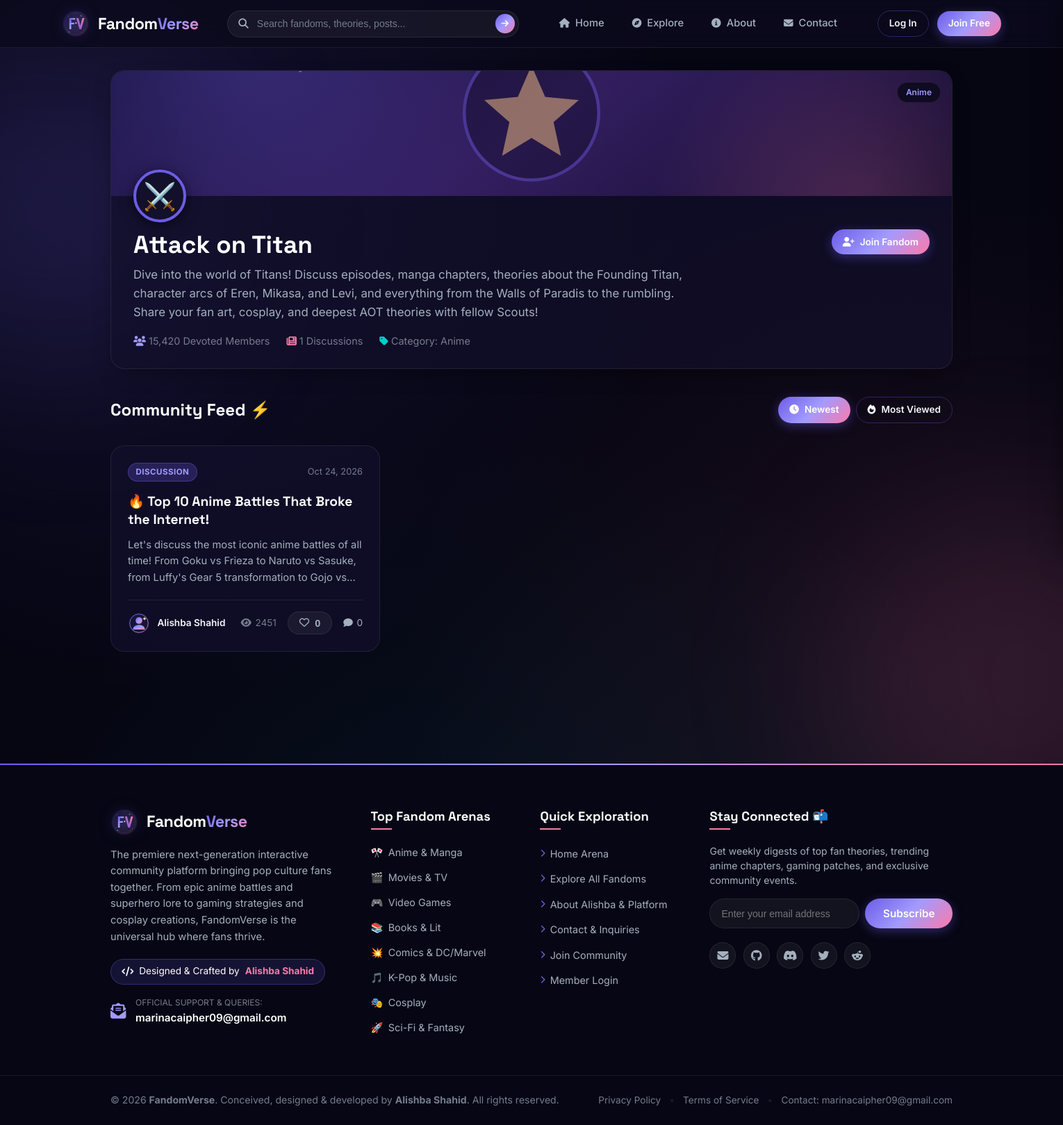
/fandom/attack-on-titan, run on the app's committed database.
### app.py (models this page shows, shortened)
class Fandom(db.Model):
    id = db.Column(db.Integer, primary_key=True)
    name = db.Column(db.String(100), unique=True, nullable=False, index=True)
    slug = db.Column(db.String(120), unique=True, nullable=False, index=True)
    description = db.Column(db.Text, nullable=False)
    category = db.Column(db.String(50), nullable=False)  # anime, movies, games, tv, books, comics, music, kpop
    cover_image = db.Column(db.String(300), default='/static/images/default-fandom.svg')
    icon_emoji = db.Column(db.String(10), default='⭐')
    member_count = db.Column(db.Integer, default=0)
    is_featured = db.Column(db.Boolean, default=False)
    created_at = db.Column(db.DateTime, default=datetime.utcnow)
    posts = db.relationship('Post', backref='fandom', lazy='dynamic', cascade='all, delete-orphan')

class Post(db.Model):
    id = db.Column(db.Integer, primary_key=True)
    title = db.Column(db.String(200), nullable=False)
    content = db.Column(db.Text, nullable=False)
    post_type = db.Column(db.String(20), default='discussion')  # discussion, theory, fanart, review, meme, cosplay
    image_url = db.Column(db.String(300))
    views = db.Column(db.Integer, default=0)
    is_pinned = db.Column(db.Boolean, default=False)
    created_at = db.Column(db.DateTime, default=datetime.utcnow)
    updated_at = db.Column(db.DateTime, default=datetime.utcnow, onupdate=datetime.utcnow)
    author_id = db.Column(db.Integer, db.ForeignKey('user.id'), nullable=False)
    fandom_id = db.Column(db.Integer, db.ForeignKey('fandom.id'), nullable=False)
    comments = db.relationship('Comment', backref='post', lazy='dynamic', cascade='all, delete-orphan')
    likes = db.relationship('Like', backref='post', lazy='dynamic', cascade='all, delete-orphan')
    tags = db.relationship('Tag', secondary=post_tags, backref=db.backref('posts', lazy='dynamic'))
    @property
    def like_count(self):
        return self.likes.count()
    @property
    def comment_count(self):
        return self.comments.count()

class User(UserMixin, db.Model):
    id = db.Column(db.Integer, primary_key=True)
    username = db.Column(db.String(80), unique=True, nullable=False, index=True)
    email = db.Column(db.String(120), unique=True, nullable=False, index=True)
    password_hash = db.Column(db.String(256), nullable=False)
    display_name = db.Column(db.String(100))
    bio = db.Column(db.Text, default='')
    avatar_url = db.Column(db.String(300), default='/static/images/default-avatar.svg')
    role = db.Column(db.String(20), default='member')  # member, moderator, admin
    is_active = db.Column(db.Boolean, default=True)
    created_at = db.Column(db.DateTime, default=datetime.utcnow)
    last_seen = db.Column(db.DateTime, default=datetime.utcnow)
    posts = db.relationship('Post', backref='author', lazy='dynamic', cascade='all, delete-orphan')
    comments = db.relationship('Comment', backref='author', lazy='dynamic', cascade='all, delete-orphan')
    likes = db.relationship('Like', backref='user', lazy='dynamic', cascade='all, delete-orphan')
    joined_fandoms = db.relationship('Fandom', secondary=user_fandoms, backref=db.backref('members', lazy='dynamic'))

### app.py (the view)
@app.route('/fandom/<slug>')
def fandom_detail(slug):
    fandom = Fandom.query.filter_by(slug=slug).first_or_404()
    page = request.args.get('page', 1, type=int)
    sort = request.args.get('sort', 'newest')
    query = Post.query.filter_by(fandom_id=fandom.id)
    if sort == 'popular':
        query = query.order_by(Post.views.desc())
    elif sort == 'discussed':
        query = query.order_by(Post.created_at.desc())  # simplified
    else:
        query = query.order_by(Post.created_at.desc())
    posts = query.paginate(page=page, per_page=15, error_out=False)
    is_member = False
    if current_user.is_authenticated:
        is_member = fandom in current_user.joined_fandoms
    return render_template('fandom_detail.html', fandom=fandom, posts=posts, sort=sort, is_member=is_member)

### app.py (called while the page is built)
@app.context_processor
def inject_globals():
    categories = [
        {'name': 'Anime & Manga', 'slug': 'anime', 'icon': '🎌', 'color': '#e84393'},
        {'name': 'Movies & TV', 'slug': 'movies', 'icon': '🎬', 'color': '#6c5ce7'},
        {'name': 'Video Games', 'slug': 'games', 'icon': '🎮', 'color': '#00b894'},
        {'name': 'Books & Lit', 'slug': 'books', 'icon': '📚', 'color': '#fdcb6e'},
        {'name': 'Comics & DC/Marvel', 'slug': 'comics', 'icon': '💥', 'color': '#e17055'},
        {'name': 'K-Pop & Music', 'slug': 'kpop', 'icon': '🎵', 'color': '#a29bfe'},
        {'name': 'Cosplay', 'slug': 'cosplay', 'icon': '🎭', 'color': '#fd79a8'},
        {'name': 'Sci-Fi & Fantasy', 'slug': 'scifi', 'icon': '🚀', 'color': '#0984e3'},
    ]
    return dict(
        categories=categories,
        current_year=datetime.utcnow().year,
        site_name='FandomVerse'
    )

### templates/fandom_detail.html (shortened to what this page needs)
{% extends "base.html" %}
{% block content %}
<section class="section-wrapper" style="padding-top: 2rem;">
    <div class="container">
        <div style="background: var(--bg-card); border: 1px solid var(--border-glass); border-radius: var(--radius-lg); overflow: hidden; margin-bottom: 2.5rem; box-shadow: var(--shadow-card);">
            <div style="height: 180px; background: linear-gradient(135deg, #1b1640 0%, #3a2266 50%, #0d0a27 100%); position: relative; padding: 1.5rem; display: flex; align-items: flex-end;">
                <img src="{{ url_for('static', filename='images/default-fandom.svg') }}" alt="{{ fandom.name }}" style="position: absolute; inset: 0; width: 100%; height: 100%; object-fit: cover; opacity: 0.45;" loading="lazy">
                <span class="fandom-category-badge" style="position: absolute; top: 1rem; right: 1rem;">
                    {{ fandom.category | capitalize }}
                </span>
                <div style="width: 76px; height: 76px; border-radius: 50%; background: #12102b; border: 4px solid var(--primary); display: flex; align-items: center; justify-content: center; font-size: 2.4rem; position: absolute; bottom: -38px; left: 2rem; box-shadow: 0 4px 20px rgba(0,0,0,0.6); z-index: 2;">
                    {{ fandom.icon_emoji }}
                </div>
            </div>
            <div style="padding: 3rem 2rem 1.75rem; display: flex; justify-content: space-between; align-items: flex-start; flex-wrap: wrap; gap: 1.5rem;">
                <div style="flex: 1; min-width: 280px;">
                    <h1 style="font-size: 2.2rem; margin-bottom: 0.5rem; color: #fff;">{{ fandom.name }}</h1>
                    <p style="color: var(--text-muted); font-size: 1.05rem; line-height: 1.6; max-width: 800px; margin-bottom: 1rem;">
                        {{ fandom.description }}
                    </p>
                    <div style="display: flex; gap: 1.5rem; font-size: 0.9rem; color: var(--text-dim); flex-wrap: wrap;">
                        <span><i class="fas fa-users" style="color: var(--primary-light);"></i> {{ '{:,}'.format(fandom.member_count) }} Devoted Members</span>
                        <span><i class="fas fa-newspaper" style="color: var(--accent-pink);"></i> {{ fandom.posts.count() }} Discussions</span>
                        <span><i class="fas fa-tag" style="color: var(--accent-cyan);"></i> Category: {{ fandom.category | capitalize }}</span>
                    </div>
                </div>
                <div style="display: flex; gap: 0.75rem; align-items: center; flex-wrap: wrap;">
                    {% if current_user.is_authenticated %}
                        <form action="{{ url_for('join_fandom', slug=fandom.slug) }}" method="POST">
                            {% if is_member %}
                                <button type="submit" class="btn btn-outline btn-sm" style="border-color: #ff7675; color: #ff7675;">
                                    <i class="fas fa-check"></i> Joined (Leave)
                                </button>
                            {% else %}
                                <button type="submit" class="btn btn-gradient btn-sm glow-btn">
                                    <i class="fas fa-plus"></i> Join Fandom
                                </button>
                            {% endif %}
                        </form>
                        <a href="{{ url_for('create_post', fandom_id=fandom.id) }}" class="btn btn-primary btn-sm">
                            <i class="fas fa-pen"></i> Post Here
                        </a>
                    {% else %}
                        <a href="{{ url_for('signup') }}" class="btn btn-gradient btn-sm">
                            <i class="fas fa-user-plus"></i> Join Fandom
                        </a>
                    {% endif %}
                </div>
            </div>
        </div>
        <div style="display: flex; justify-content: space-between; align-items: center; margin-bottom: 2rem; flex-wrap: wrap; gap: 1rem;">
            <h2 style="font-size: 1.5rem;">Community Feed ⚡</h2>
            <div style="display: flex; gap: 0.5rem;">
                <a href="{{ url_for('fandom_detail', slug=fandom.slug, sort='newest') }}" class="btn btn-sm {% if sort == 'newest' %}btn-gradient{% else %}btn-outline{% endif %}">
                    <i class="fas fa-clock"></i> Newest
                </a>
                <a href="{{ url_for('fandom_detail', slug=fandom.slug, sort='popular') }}" class="btn btn-sm {% if sort == 'popular' %}btn-gradient{% else %}btn-outline{% endif %}">
                    <i class="fas fa-fire"></i> Most Viewed
                </a>
            </div>
        </div>
        {% if posts.items %}
        <div class="posts-grid">
            {% for post in posts.items %}
            <article class="post-card">
                <div class="post-card-header">
                    <span class="post-type-badge badge-{{ post.post_type }}">{{ post.post_type | capitalize }}</span>
                    <span style="font-size: 0.8rem; color: var(--text-dim);">
                        {{ post.created_at.strftime('%b %d, %Y') }}
                    </span>
                </div>
                <h3 class="post-card-title">
                    <a href="{{ url_for('post_detail', post_id=post.id) }}">{{ post.title }}</a>
                </h3>
                <p class="post-card-preview">{{ post.content }}</p>
                <div class="post-card-author-bar">
                    <div class="author-info">
                        <img src="{{ post.author.avatar_url or url_for('static', filename='images/default-avatar.svg') }}" alt="{{ post.author.display_name or post.author.username }}" class="author-avatar" loading="lazy">
                        <div>
                            <span class="author-name">{{ post.author.display_name or post.author.username }}</span>
                        </div>
                    </div>
                    <div class="post-metrics">
                        <span class="metric-item" title="Views"><i class="fas fa-eye"></i> {{ post.views }}</span>
                        <button class="like-btn {% if current_user.is_authenticated and post.likes.filter_by(user_id=current_user.id).first() %}liked{% endif %}" data-post-id="{{ post.id }}" aria-label="Like post">
                            <i class="{% if current_user.is_authenticated and post.likes.filter_by(user_id=current_user.id).first() %}fas{% else %}far{% endif %} fa-heart"></i>
                            <span class="like-count">{{ post.like_count }}</span>
                        </button>
                        <a href="{{ url_for('post_detail', post_id=post.id) }}" class="metric-item text-muted" title="Comments">
                            <i class="fas fa-comment"></i> {{ post.comment_count }}
                        </a>
                    </div>
                </div>
            </article>
            {% endfor %}
        </div>
        {% endif %}
    </div>
</section>
{% endblock %}

### data on the page
Fandom: category "Anime", icon_emoji "⚔️", name "Attack on Titan", description "Dive into the world of Titans! Discuss episodes, manga chapters, theories about the Founding Titan, character arcs of Eren, Mikasa, and Levi, and everything from the Walls of Paradis to the rumbling. Share your fan art, cosplay, and deepest AOT theories with fellow Scouts!", member_count "15,420"
Post: post_type "DISCUSSION", created_at "Oct 24, 2026", title "🔥 Top 10 Anime Battles That Broke the Internet!", content "Let's discuss the most iconic anime battles of all time! From Goku vs Frieza to Naruto vs Sasuke, from Luffy's Gear 5 transformation to Gojo…", author (placeholder picture), author "Alishba Shahid", views "2451", like_count "0", comment_count "0"

### other printed values
{{ fandom.posts.count() }} "1"
{{ cat.icon }} "🎌" "🎬" "🎮" "📚" "💥" "🎵" "🎭" "🚀"
{{ cat.name }} "Anime & Manga" "Movies & TV" "Video Games" "Books & Lit" "Comics & DC/Marvel" "K-Pop & Music" "Cosplay" "Sci-Fi & Fantasy"
